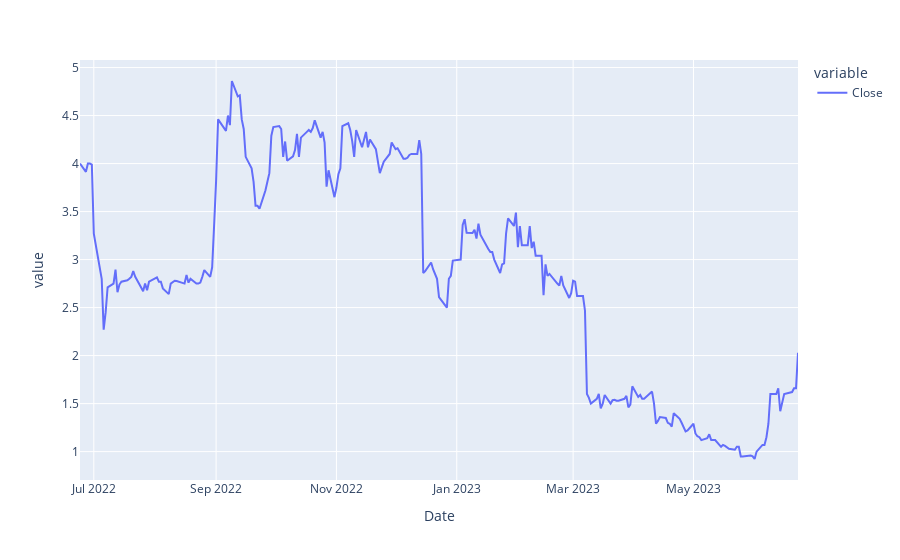

Notebook code for this chart:
### Code cell
import plotly.express as px

fig = px.line(bol_band_df[bol_band_df['ticker']=='MIRO']['Close'])
fig.show()

### Figure 1 — Plotly figure (JSON) as saved in the notebook; plotly's stock layout.template omitted (floating-point values rounded to 4 significant figures; data arrays with more than 128 entries replaced by an {"elided": "..."} marker saying what was removed)
{"data": [{"hovertemplate": "variable=Close<br>Date=%{x}<br>value=%{y}<extra></extra>", "legendgroup": "Close", "line": {"color": "#636efa", "dash": "solid"}, "marker": {"symbol": "circle"}, "mode": "lines", "name": "Close", "orientation": "v", "showlegend": true, "type": "scatter", "x": {"elided": "251 str values"}, "xaxis": "x", "y": {"elided": "251 float values"}, "yaxis": "y"}], "layout": {"legend": {"title": {"text": "variable"}, "tracegroupgap": 0}, "margin": {"t": 60}, "xaxis": {"anchor": "y", "domain": [0, 1], "title": {"text": "Date"}}, "yaxis": {"anchor": "x", "domain": [0, 1], "title": {"text": "value"}}}}
